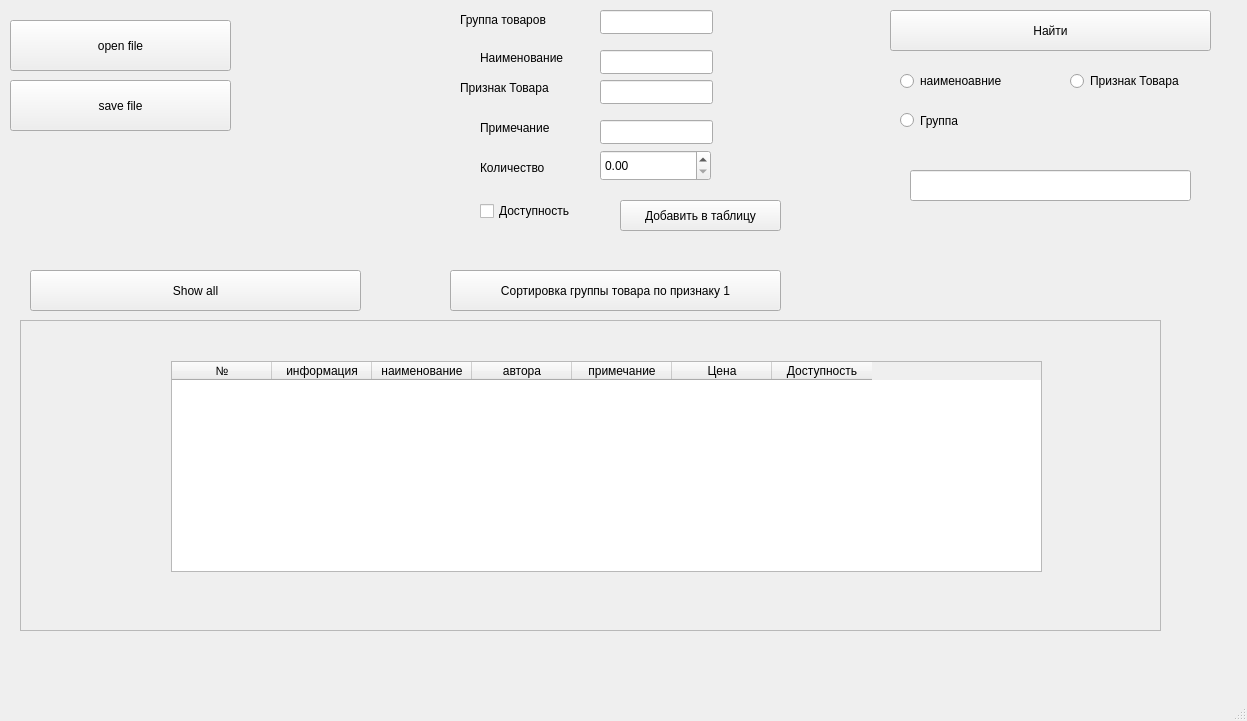
<?xml version="1.0" encoding="UTF-8"?>
<ui version="4.0">
 <class>MainWindow</class>
 <widget class="QMainWindow" name="MainWindow">
  <property name="geometry">
   <rect>
    <x>0</x>
    <y>0</y>
    <width>1247</width>
    <height>721</height>
   </rect>
  </property>
  <property name="windowTitle">
   <string>MainWindow</string>
  </property>
  <widget class="QWidget" name="centralwidget">
   <widget class="QPushButton" name="pushButton_open">
    <property name="geometry">
     <rect>
      <x>10</x>
      <y>20</y>
      <width>221</width>
      <height>51</height>
     </rect>
    </property>
    <property name="text">
     <string>open file</string>
    </property>
   </widget>
   <widget class="QPushButton" name="pushButton_save">
    <property name="geometry">
     <rect>
      <x>10</x>
      <y>80</y>
      <width>221</width>
      <height>51</height>
     </rect>
    </property>
    <property name="text">
     <string>save file</string>
    </property>
   </widget>
   <widget class="QLabel" name="label_5">
    <property name="geometry">
     <rect>
      <x>460</x>
      <y>80</y>
      <width>121</width>
      <height>16</height>
     </rect>
    </property>
    <property name="text">
     <string>Признак Товара</string>
    </property>
   </widget>
   <widget class="QLabel" name="label_6">
    <property name="geometry">
     <rect>
      <x>480</x>
      <y>50</y>
      <width>111</width>
      <height>16</height>
     </rect>
    </property>
    <property name="text">
     <string>Наименование</string>
    </property>
   </widget>
   <widget class="QLabel" name="label_7">
    <property name="geometry">
     <rect>
      <x>460</x>
      <y>10</y>
      <width>111</width>
      <height>20</height>
     </rect>
    </property>
    <property name="text">
     <string>Группа товаров</string>
    </property>
   </widget>
   <widget class="QPushButton" name="pushButton_Add">
    <property name="geometry">
     <rect>
      <x>620</x>
      <y>200</y>
      <width>161</width>
      <height>31</height>
     </rect>
    </property>
    <property name="text">
     <string>Добавить в таблицу</string>
    </property>
   </widget>
   <widget class="QPushButton" name="pushButton_search">
    <property name="geometry">
     <rect>
      <x>890</x>
      <y>10</y>
      <width>321</width>
      <height>41</height>
     </rect>
    </property>
    <property name="text">
     <string>Найти</string>
    </property>
   </widget>
   <widget class="QPushButton" name="pushButton_sort">
    <property name="geometry">
     <rect>
      <x>450</x>
      <y>270</y>
      <width>331</width>
      <height>41</height>
     </rect>
    </property>
    <property name="text">
     <string>Сортировка группы товара по признаку 1</string>
    </property>
   </widget>
   <widget class="QRadioButton" name="radioButton_company">
    <property name="geometry">
     <rect>
      <x>900</x>
      <y>70</y>
      <width>141</width>
      <height>22</height>
     </rect>
    </property>
    <property name="text">
     <string>наименоавние</string>
    </property>
   </widget>
   <widget class="QRadioButton" name="radioButton_model">
    <property name="geometry">
     <rect>
      <x>1070</x>
      <y>70</y>
      <width>121</width>
      <height>22</height>
     </rect>
    </property>
    <property name="text">
     <string>Признак Товара</string>
    </property>
   </widget>
   <widget class="QLineEdit" name="lineEdit_search">
    <property name="geometry">
     <rect>
      <x>910</x>
      <y>170</y>
      <width>281</width>
      <height>31</height>
     </rect>
    </property>
   </widget>
   <widget class="QLabel" name="label_8">
    <property name="geometry">
     <rect>
      <x>480</x>
      <y>120</y>
      <width>101</width>
      <height>16</height>
     </rect>
    </property>
    <property name="text">
     <string>Примечание</string>
    </property>
   </widget>
   <widget class="QLabel" name="label_9">
    <property name="geometry">
     <rect>
      <x>480</x>
      <y>160</y>
      <width>91</width>
      <height>16</height>
     </rect>
    </property>
    <property name="text">
     <string>Количество</string>
    </property>
   </widget>
   <widget class="QLineEdit" name="lineEdit_type">
    <property name="geometry">
     <rect>
      <x>600</x>
      <y>10</y>
      <width>113</width>
      <height>24</height>
     </rect>
    </property>
   </widget>
   <widget class="QLineEdit" name="lineEdit_company">
    <property name="geometry">
     <rect>
      <x>600</x>
      <y>50</y>
      <width>113</width>
      <height>24</height>
     </rect>
    </property>
   </widget>
   <widget class="QLineEdit" name="lineEdit_model">
    <property name="geometry">
     <rect>
      <x>600</x>
      <y>80</y>
      <width>113</width>
      <height>24</height>
     </rect>
    </property>
   </widget>
   <widget class="QLineEdit" name="lineEdit_param">
    <property name="geometry">
     <rect>
      <x>600</x>
      <y>120</y>
      <width>113</width>
      <height>24</height>
     </rect>
    </property>
   </widget>
   <widget class="QCheckBox" name="checkBox_ava">
    <property name="geometry">
     <rect>
      <x>480</x>
      <y>200</y>
      <width>121</width>
      <height>22</height>
     </rect>
    </property>
    <property name="text">
     <string>Доступность</string>
    </property>
   </widget>
   <widget class="QDoubleSpinBox" name="doubleSpinBox_coast">
    <property name="geometry">
     <rect>
      <x>600</x>
      <y>150</y>
      <width>111</width>
      <height>31</height>
     </rect>
    </property>
    <property name="maximum">
     <double>99999999.989999994635582</double>
    </property>
   </widget>
   <widget class="QPushButton" name="pushButton_showAll">
    <property name="geometry">
     <rect>
      <x>30</x>
      <y>270</y>
      <width>331</width>
      <height>41</height>
     </rect>
    </property>
    <property name="text">
     <string>Show all</string>
    </property>
   </widget>
   <widget class="QScrollArea" name="scrollArea">
    <property name="geometry">
     <rect>
      <x>20</x>
      <y>320</y>
      <width>1141</width>
      <height>311</height>
     </rect>
    </property>
    <property name="verticalScrollBarPolicy">
     <enum>Qt::ScrollBarAsNeeded</enum>
    </property>
    <property name="horizontalScrollBarPolicy">
     <enum>Qt::ScrollBarAlwaysOff</enum>
    </property>
    <property name="widgetResizable">
     <bool>true</bool>
    </property>
    <widget class="QWidget" name="scrollAreaWidgetContents_2">
     <property name="geometry">
      <rect>
       <x>0</x>
       <y>0</y>
       <width>1139</width>
       <height>309</height>
      </rect>
     </property>
     <widget class="QTableWidget" name="tableWidget">
      <property name="geometry">
       <rect>
        <x>150</x>
        <y>40</y>
        <width>871</width>
        <height>211</height>
       </rect>
      </property>
      <column>
       <property name="text">
        <string>№</string>
       </property>
      </column>
      <column>
       <property name="text">
        <string>информация</string>
       </property>
      </column>
      <column>
       <property name="text">
        <string>наименование</string>
       </property>
      </column>
      <column>
       <property name="text">
        <string>автора</string>
       </property>
      </column>
      <column>
       <property name="text">
        <string>примечание</string>
       </property>
      </column>
      <column>
       <property name="text">
        <string>Цена</string>
       </property>
      </column>
      <column>
       <property name="text">
        <string>Доступность</string>
       </property>
      </column>
     </widget>
    </widget>
   </widget>
   <widget class="QRadioButton" name="radioButtona_group">
    <property name="geometry">
     <rect>
      <x>900</x>
      <y>110</y>
      <width>111</width>
      <height>21</height>
     </rect>
    </property>
    <property name="text">
     <string>Группа</string>
    </property>
   </widget>
  </widget>
  <widget class="QMenuBar" name="menubar">
   <property name="geometry">
    <rect>
     <x>0</x>
     <y>0</y>
     <width>1247</width>
     <height>20</height>
    </rect>
   </property>
  </widget>
  <widget class="QStatusBar" name="statusbar"/>
 </widget>
 <resources/>
 <connections/>
</ui>
